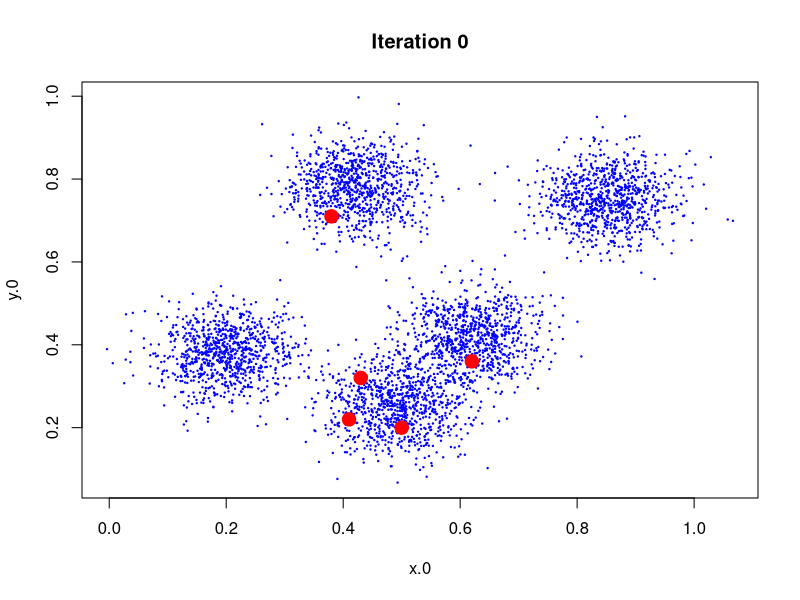
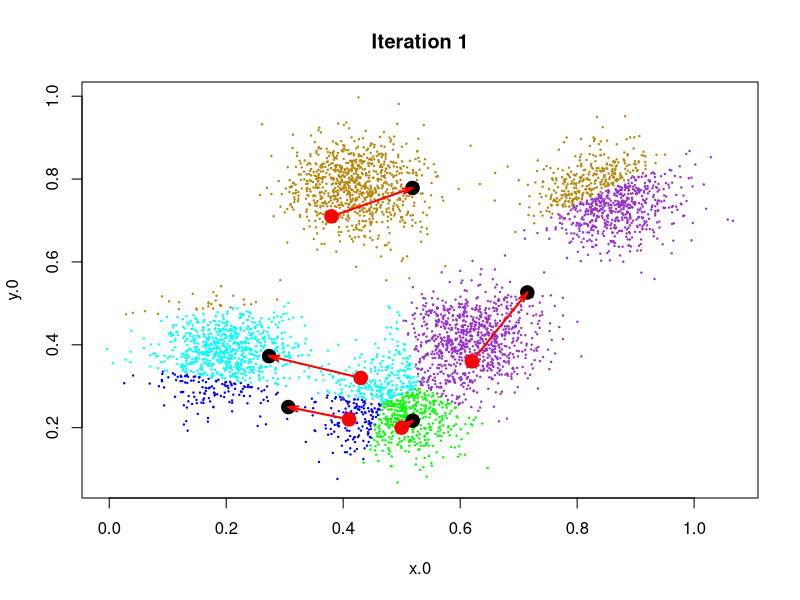
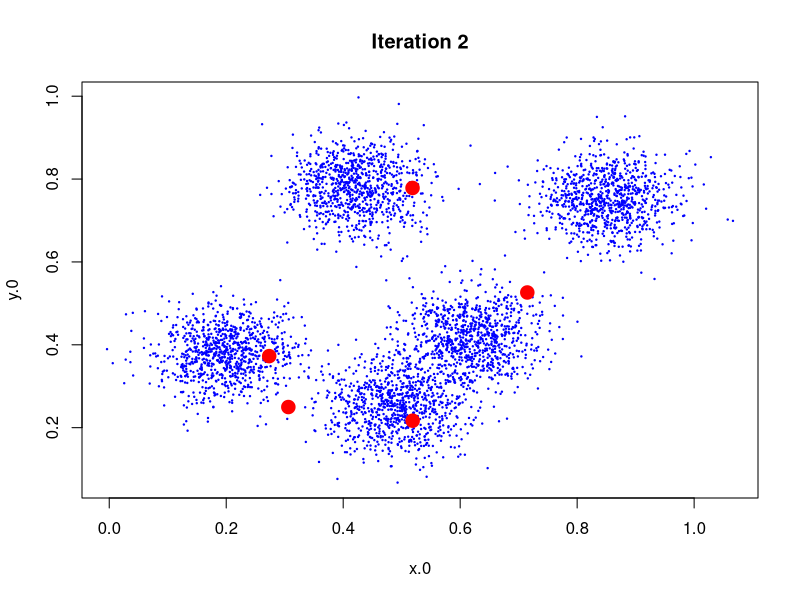
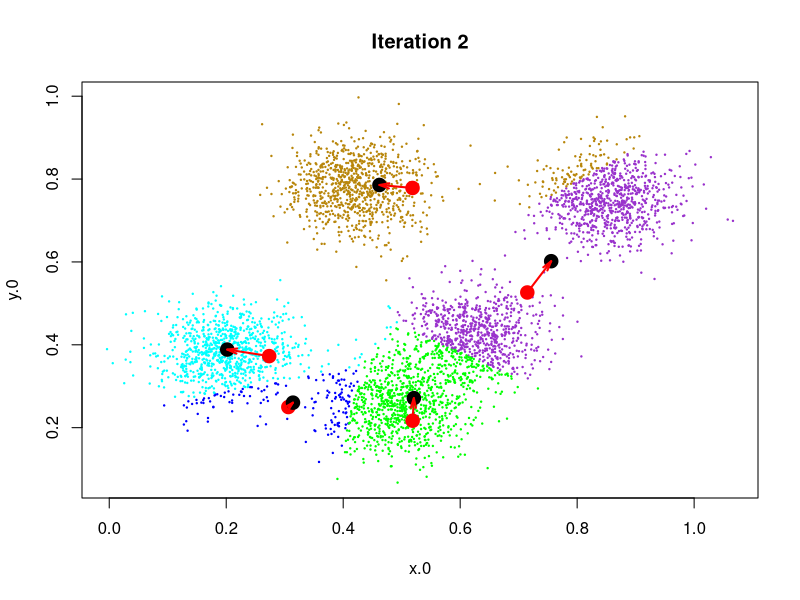
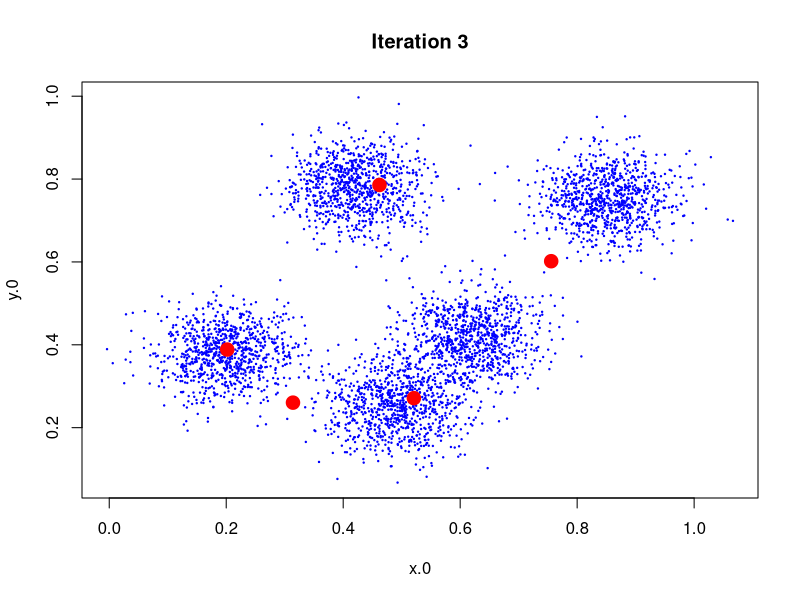
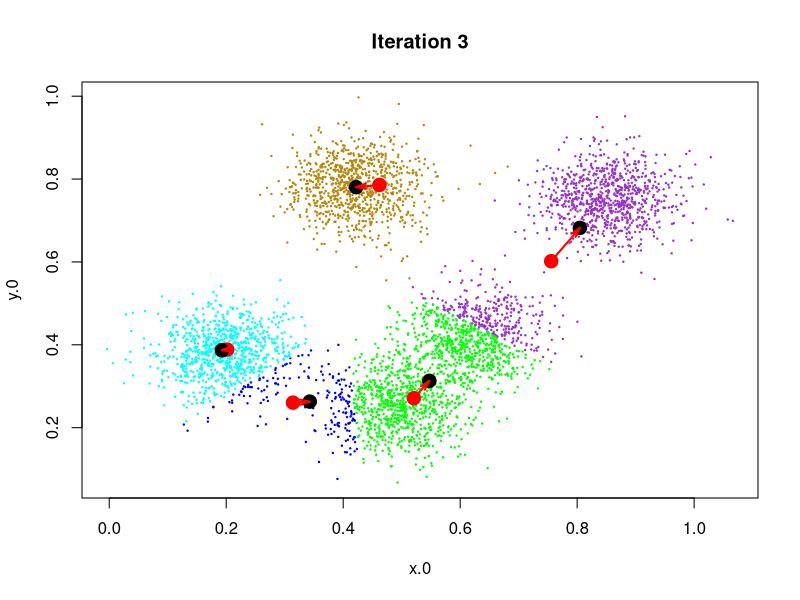
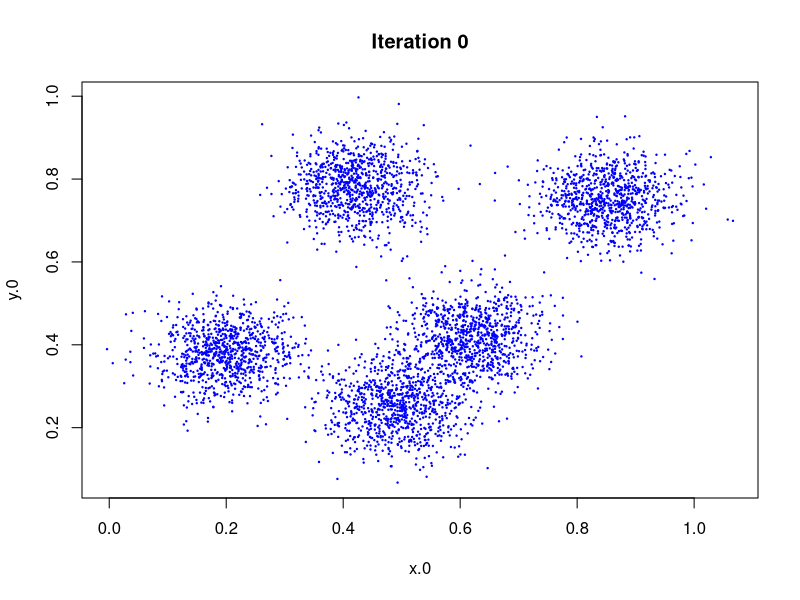
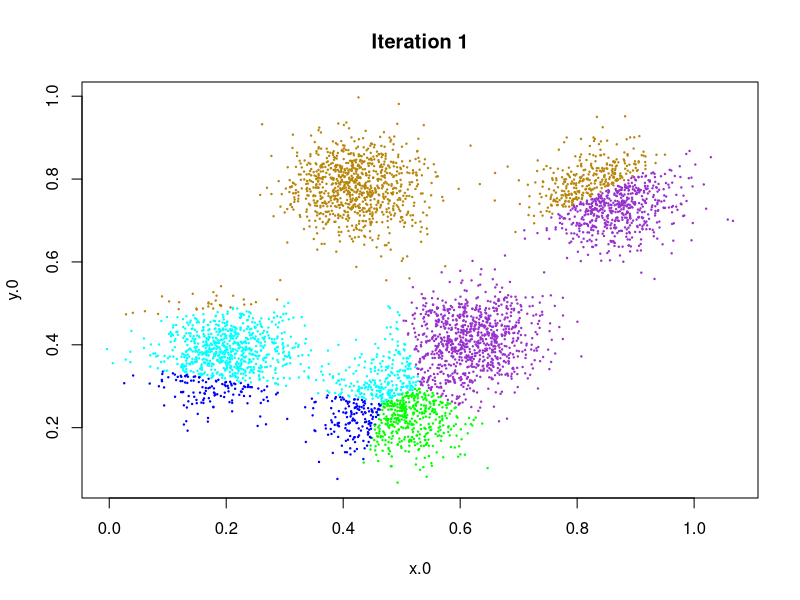

Write R code to recreate these figures, in order.
#### Иллюстрация процесса кластеризации методом k-средних
#### Версия 27.02.2017


##  Шаг 1. Создаем набор данных, который предстоит кластеризовать

# Зададим зерно (начальное значение) для датчика случайных чисел
# чтобы у всех получались одинаковые картинки
set.seed(1234)

# Количество точек в каждом кластере
n.obj <- 900
# Стандартные отклонения (корень из дисперсии)
sd.1 <- 0.06

#  Генерируем кластеры

#  точки из 1-го кластера
x1 <- rnorm(n.obj, mean = 0.2, sd = sd.1)
y1 <- rnorm(n.obj, mean = 0.38, sd = sd.1)
#  точки из 2-го кластера
x2 <- rnorm(n.obj, mean = 0.49, sd = sd.1)
y2 <- rnorm(n.obj, mean = 0.25, sd = sd.1)
#  точки из 3-го кластера
x3 <- rnorm(n.obj, mean = 0.62, sd = sd.1)
y3 <- rnorm(n.obj, mean = 0.42, sd = sd.1)
#  точки из 4-го кластера
x4 <- rnorm(n.obj, mean = 0.42, sd = sd.1)
y4 <- rnorm(n.obj, mean = 0.78, sd = sd.1)
#  точки из 5-го кластера
x5 <- rnorm(n.obj, mean = 0.85, sd = sd.1)
y5 <- rnorm(n.obj, mean = 0.75, sd = sd.1)

# Объединяем данные в матрицу
x.0 <- c(x1, x2, x3, x4, x5)
y.0 <- c(y1, y2, y3, y4, y5)
data.0 <- cbind(x.0, y.0)


##  Шаг 2. Создаем начальные центры кластеров.
##         На практике - случайные. Сейчас берем такие,
##         чтобы процесс кластеризации выглядел выразительно

# Абсциссы точек
x.start <- c(0.50, 0.41, 0.43, 0.62, 0.38)
# Ординаты точек
y.start <- c(0.20, 0.22, 0.32, 0.36, 0.71)

# Объединяем данные в матрицу и помещаем ее в список
# для удобства работы с результатами кластеризации
clus.00 <- list()
clus.00$centers <- cbind(x.start, y.start)

#  Шаг 3. Проводим кластеризацию
#  Вместо выполнения 15 итераций разом,
#  15 раз выполняем по одной итерации.
#  Чтобы посмотреть, как работает процедура

clus.01 <- kmeans(data.0, centers=clus.00$centers, iter.max=1, algorithm = "Lloyd")
clus.02 <- kmeans(data.0, centers=clus.01$centers, iter.max=1, algorithm = "Lloyd")
clus.03 <- kmeans(data.0, centers=clus.02$centers, iter.max=1, algorithm = "Lloyd")
clus.04 <- kmeans(data.0, centers=clus.03$centers, iter.max=1, algorithm = "Lloyd")
clus.05 <- kmeans(data.0, centers=clus.04$centers, iter.max=1, algorithm = "Lloyd")
clus.06 <- kmeans(data.0, centers=clus.05$centers, iter.max=1, algorithm = "Lloyd")
clus.07 <- kmeans(data.0, centers=clus.06$centers, iter.max=1, algorithm = "Lloyd")
clus.08 <- kmeans(data.0, centers=clus.07$centers, iter.max=1, algorithm = "Lloyd")
clus.09 <- kmeans(data.0, centers=clus.08$centers, iter.max=1, algorithm = "Lloyd")
clus.10 <- kmeans(data.0, centers=clus.09$centers, iter.max=1, algorithm = "Lloyd")
clus.11 <- kmeans(data.0, centers=clus.10$centers, iter.max=1, algorithm = "Lloyd")
clus.12 <- kmeans(data.0, centers=clus.11$centers, iter.max=1, algorithm = "Lloyd")
clus.13 <- kmeans(data.0, centers=clus.12$centers, iter.max=1, algorithm = "Lloyd")
clus.14 <- kmeans(data.0, centers=clus.13$centers, iter.max=1, algorithm = "Lloyd")
clus.15 <- kmeans(data.0, centers=clus.14$centers, iter.max=1, algorithm = "Lloyd")


##  Шаг 4.  Строим графики процесса кластеризации

# Задаем размер точек на графиках, которые появятся позднее
cex.1 <- 0.2
# Задаем цвета кластеров, которые появятся позднее
col.1 <- c("green", "blue", "cyan", "darkorchid", "darkgoldenrod")

#  Итерация 0 - что имеем до начала применения процедуры

#  Итерация 1

# Исходные данные
plot(data.0, col="blue", pch=19, main="Iteration 0", cex=cex.1)
# Центры кластеров в начале итерации
points(clus.00$centers, col="red", pch=19, cex=9*cex.1)

# Распределяем объекты по кластерам
plot(data.0, col=col.1[clus.01$cluster], pch=19, main="Iteration 1", cex=cex.1)
# Исходные центры кластеров
points(clus.00$centers, col="red", pch=19, cex=9*cex.1)
# Новые центры кластеров
points(clus.01$centers, col="black", pch=19, cex = 9*cex.1)
# Стрелки - перемещение центров кластеров
arrows(clus.00$centers[,1], clus.00$centers[,2], 
       x1=clus.01$centers[,1], y1=clus.01$centers[,2], 
       col="red", lwd=2, angle=15, length=0.1)

# Итерация 2

# Исходные данные
plot(data.0, col="blue", pch=19, main="Iteration 2", cex=cex.1)
points(clus.01$centers, col="red", pch=19, cex=9*cex.1)
# Распределяем объекты по кластерам и отображаем перемещение центров
plot(data.0, col=col.1[clus.02$cluster], pch=19, main="Iteration 2", cex=cex.1)
points(clus.01$centers, col="red", pch=19, cex=9*cex.1)
points(clus.02$centers, col="black", pch=19, cex=9*cex.1)
arrows(clus.01$centers[,1], clus.01$centers[,2], 
       x1=clus.02$centers[,1], y1=clus.02$centers[,2], 
       col="red", lwd=2, angle=15, length=0.1)

# Итерация 3

# Исходные данные
plot(data.0, col="blue", pch=19, main="Iteration 3", cex=cex.1)
points(clus.02$centers, col="red", pch=19, cex=9*cex.1)
# Распределяем объекты по кластерам и отображаем перемещение центров
plot(data.0, col=col.1[clus.03$cluster], pch=19, main="Iteration 3", cex=cex.1)
points(clus.02$centers, col="red", pch=19, cex=9*cex.1)
points(clus.03$centers, col="black", pch=19, cex=9*cex.1)
arrows(clus.02$centers[,1], clus.02$centers[,2], 
       x1=clus.03$centers[,1], y1=clus.03$centers[,2], 
       col="red", lwd=2, angle=15, length=0.1)


##  Шаг 5. Как перераспределялись объекты между кластерами

plot(data.0, col="blue", pch=19, main="Iteration 0", cex=cex.1)
plot(data.0, col=col.1[clus.01$cluster], pch=19, main="Iteration 1", cex=cex.1)
plot(data.0, col=col.1[clus.02$cluster], pch=19, main="Iteration 2", cex=cex.1)
plot(data.0, col=col.1[clus.03$cluster], pch=19, main="Iteration 3", cex=cex.1)
plot(data.0, col=col.1[clus.04$cluster], pch=19, main="Iteration 4", cex=cex.1)
plot(data.0, col=col.1[clus.05$cluster], pch=19, main="Iteration 5", cex=cex.1)
plot(data.0, col=col.1[clus.06$cluster], pch=19, main="Iteration 6", cex=cex.1)
plot(data.0, col=col.1[clus.07$cluster], pch=19, main="Iteration 7", cex=cex.1)
plot(data.0, col=col.1[clus.08$cluster], pch=19, main="Iteration 8", cex=cex.1)
plot(data.0, col=col.1[clus.09$cluster], pch=19, main="Iteration 9", cex=cex.1)
plot(data.0, col=col.1[clus.10$cluster], pch=19, main="Iteration 10", cex=cex.1)
plot(data.0, col=col.1[clus.11$cluster], pch=19, main="Iteration 11", cex=cex.1)
plot(data.0, col=col.1[clus.12$cluster], pch=19, main="Iteration 12", cex=cex.1)
plot(data.0, col=col.1[clus.13$cluster], pch=19, main="Iteration 13", cex=cex.1)
plot(data.0, col=col.1[clus.14$cluster], pch=19, main="Iteration 14", cex=cex.1)
plot(data.0, col=col.1[clus.15$cluster], pch=19, main="Iteration 15", cex=cex.1)

# Сохранение графика в файл PNG
png(file = "iter0.png", bg = "transparent")
plot(data.0, col="blue", pch=19, main="Iteration 0", cex=cex.1)
dev.off()

## График каменистая осыпь

# Таблица для хранения результатов
cost_df <- data.frame()
# Запускаем kmeans для k от 1 до 15
for(k in 1:15){
  kmeans<- kmeans(x=data.0, centers=k, iter.max=100, algorithm = "Lloyd")
  # Соберем число кластеров и оценку внутрикластерного расстояния
  # и запишем в таблицу
  cost_df<- rbind(cost_df, cbind(k, kmeans$tot.withinss))
}
# Даем имена столбцам таблицы
names(cost_df) <- c("N.clusters", "W")
# Строим график
plot(cost_df, type="b")
